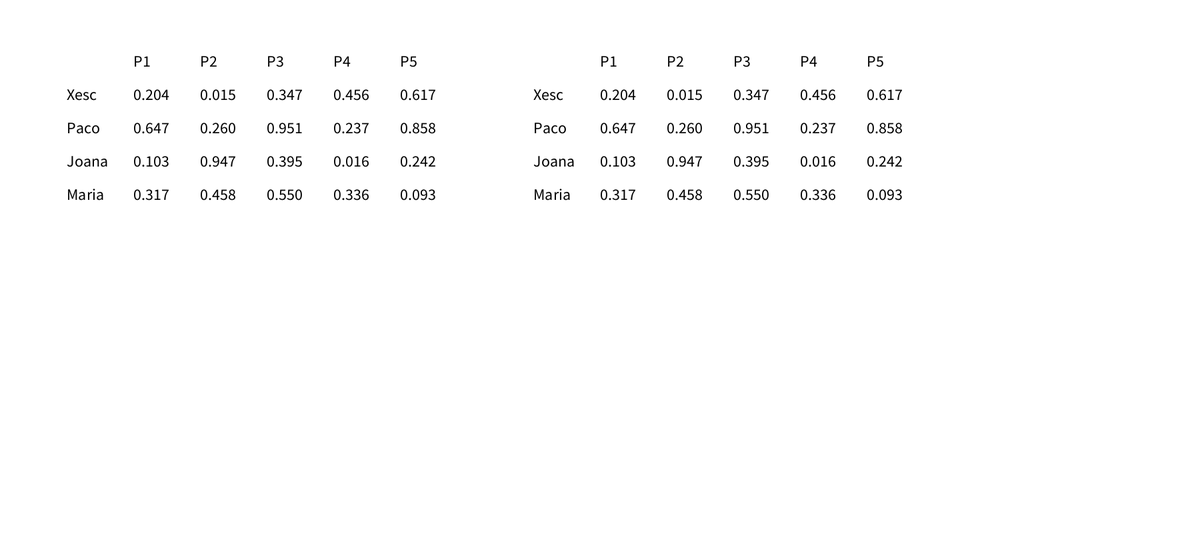
Frame 1 (no input)
Frame 60 (the mouse pressed at the canvas centre just before this capture): identical to frame 1, image omitted
Frame 120 (the mouse held since frame 60 and released just before this capture): identical to frame 1, image omitted

The Processing sketch that drew this single still picture (run headless with seeded random() and noise(); from frame 60 on, the mouse is pressed at the canvas centre):

// Processing sketch: recommend_001
// ── recommend_001.pde
import java.util.*;

Usuari u1, u2, u3;
Item p1, p2, p3, p4;

List<String> itemNames = Arrays.asList("P1", "P2", "P3", "P4", "P5");
List<Item> items; 

List<String> userNames = Arrays.asList("Paco", "Maria", "Xesc", "Joana");
List<Usuari> users;

HashMap<Usuari, HashMap<Item, Double>> inputData;
HashMap<Usuari, HashMap<Item, Double>> outputData;
HashMap<Item, Map<Item, Double>> diff;
HashMap<Item, Map<Item, Integer>> freq;


void setup(){
  
  size(1800, 800);
  
  items = new ArrayList<Item>();
  for(String n : itemNames){
    items.add(new Item(n));
  }
  
  users = new ArrayList<Usuari>();
  for(String u : userNames){
    users.add(new Usuari(u));
  }
  
  initData();
  
  println("Valoració de Paco del producte P1:" + valoracio(inputData,"Paco","P1"));
  println("Valoració de Maria del producte P2:" + valoracio(inputData,"Maria","P2"));

  buildDifferencesMatrix(inputData);
  
  outputData = new HashMap<Usuari, HashMap<Item, Double>>();
  predict(inputData);
}


void draw(){
  background(255);
  
  displayData(inputData, 100, 100);
  displayData(outputData, 800, 100);
}

// ── Item.pde
class Item {
  
  String nom;
  
  Item(String n){
    this.nom = n;
  }
  
  int hashCode(){
    return this.nom.hashCode();
  }
  
  boolean equals(Item p){
    return this.nom.equals(p);
  }
}

// ── Recomendacions.pde

void initData(){
  inputData = new HashMap<Usuari, HashMap<Item, Double>>();
  for(Usuari u : users){
    HashMap<Item, Double> valoracionsUsuari = new HashMap<Item, Double>();
    for(Item p : items){
      valoracionsUsuari.put(p, new Double(random(0,1)));
    }
    inputData.put(u, valoracionsUsuari);
  }
}


void displayData(HashMap<Usuari, HashMap<Item, Double>> data, float x, float y){
  
  textSize(24);
  float distCol = 100, distRow = 50;
  
  Usuari uTemp = users.get(0);
  HashMap<Item, Double> dataUserTemp = data.get(uTemp);
  int c = 1;
  for(Item i: dataUserTemp.keySet()){
    fill(0); text(i.nom, x + c*distCol, y);
    c++;
  }
  
  int f =1;
  for(Usuari u : data.keySet()){
    String userName = u.nom;
    fill(0); text(userName, x, y + f*distRow);
    HashMap<Item, Double> userData = data.get(u);
    c = 1;
    for(Item i : userData.keySet()){
      double v = userData.get(i);
      float vf = (float)v;
      text(nf(vf, 1, 3), x + c*distCol, y + f*distRow);
      c++;
    }
    f++;
  }
}


String valoracio(HashMap<Usuari, HashMap<Item, Double>> data, String un, String pn){
  Usuari u = users.get(userNames.indexOf(un));
  Item p   = items.get(itemNames.indexOf(pn));
  HashMap<Item, Double> dataUser = inputData.get(u);
  double v = dataUser.get(p);
  float vf = (float)v;
  return nf(vf, 1, 3);
}

// ── SlopeOne.pde
import java.util.Map.Entry;

void buildDifferencesMatrix(Map<Usuari, HashMap<Item, Double>> data) {

  diff = new HashMap<Item, Map<Item, Double>>();
  freq = new HashMap<Item, Map<Item, Integer>>();

  for (HashMap<Item, Double> user : data.values()) {
    for (Entry<Item, Double> e : user.entrySet()) {
      if (!diff.containsKey(e.getKey())) {
        diff.put(e.getKey(), new HashMap<Item, Double>());
        freq.put(e.getKey(), new HashMap<Item, Integer>());
      }
      for (Entry<Item, Double> e2 : user.entrySet()) {
        int oldCount = 0;
        if (freq.get(e.getKey()).containsKey(e2.getKey())) {
          oldCount = freq.get(e.getKey()).get(e2.getKey()).intValue();
        }
        double oldDiff = 0.0;
        if (diff.get(e.getKey()).containsKey(e2.getKey())) {
          oldDiff = diff.get(e.getKey()).get(e2.getKey()).doubleValue();
        }
        double observedDiff = e.getValue() - e2.getValue();
        freq.get(e.getKey()).put(e2.getKey(), oldCount + 1);
        diff.get(e.getKey()).put(e2.getKey(), oldDiff + observedDiff);
      }
    }
  }
  for (Item j : diff.keySet()) {
    for (Item i : diff.get(j).keySet()) {
      double oldValue = diff.get(j).get(i).doubleValue();
      int count = freq.get(j).get(i).intValue();
      diff.get(j).put(i, oldValue / count);
    }
  }
  //printArray(data);
}

void predict(Map<Usuari, HashMap<Item, Double>> data) {
  HashMap<Item, Double> uPred = new HashMap<Item, Double>();
  HashMap<Item, Integer> uFreq = new HashMap<Item, Integer>();
  for (Item j : diff.keySet()) {
    uFreq.put(j, 0);
    uPred.put(j, new Double(0.0));
  }
  for (Entry<Usuari, HashMap<Item, Double>> e : data.entrySet()) {
    for (Item j : e.getValue().keySet()) {
      for (Item k : diff.keySet()) {
        try {
          double predictedValue = diff.get(k).get(j).doubleValue() + e.getValue().get(j).doubleValue();
          double finalValue = predictedValue * freq.get(k).get(j).intValue();
          uPred.put(k, uPred.get(k) + finalValue);
          uFreq.put(k, uFreq.get(k) + freq.get(k).get(j).intValue());
        } 
        catch (NullPointerException e1) {
        }
      }
    }
    HashMap<Item, Double> clean = new HashMap<Item, Double>();
    for (Item j : uPred.keySet()) {
      if (uFreq.get(j) > 0) {
        clean.put(j, uPred.get(j).doubleValue() / uFreq.get(j).intValue());
      }
    }
    for (Item j : items) {
      if (e.getValue().containsKey(j)) {
        clean.put(j, e.getValue().get(j));
      } else if (!clean.containsKey(j)) {
        clean.put(j, new Double(-1.0));
      }
    }
    outputData.put(e.getKey(), clean);
  }
  //printData(outputData);
}

// ── Usuari.pde
class Usuari {
  
  String nom;
  
  Usuari(String n){
    this.nom = n;
  }
  
  int hashCode(){
    return this.nom.hashCode();
  }
  
  boolean equals(Usuari u){
    return this.nom.equals(u);
  }
  
}
